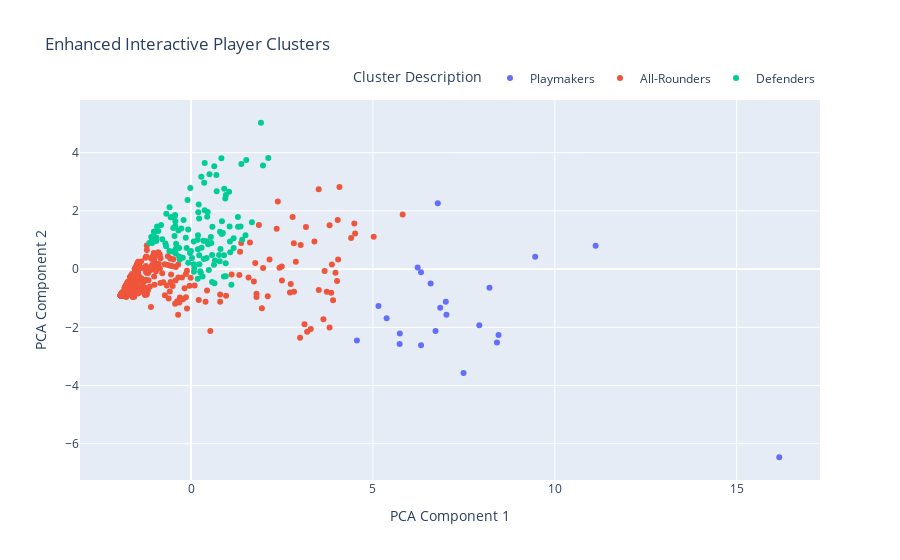

Notebook cell for this chart:
### Code cell
import pandas as pd
from sklearn.cluster import KMeans
from sklearn.preprocessing import StandardScaler
from sklearn.decomposition import PCA
import plotly.express as px

scaler = StandardScaler()
X_scaled = scaler.fit_transform(X)

kmeans = KMeans(n_clusters=4, random_state=42)
df['Cluster'] = kmeans.fit_predict(X_scaled)

cluster_means = df.groupby('Cluster')[features].mean()
print("Cluster Means:\n", cluster_means)

def assign_cluster_labels(cluster_means):
    labels = {}
    sorted_clusters = cluster_means[['goals', 'xA', 'xGBuildup']].idxmax()
    labels[sorted_clusters['goals']] = 'High Scorers'
    labels[sorted_clusters['xA']] = 'Playmakers'
    labels[sorted_clusters['xGBuildup']] = 'Defenders'
    for cluster in cluster_means.index:
        if cluster not in labels:
            labels[cluster] = 'All-Rounders'
    return labels

cluster_labels = assign_cluster_labels(cluster_means)

df['Cluster Label'] = df['Cluster'].map(cluster_labels)

pca = PCA(n_components=2)
X_pca = pca.fit_transform(X_scaled)
df['PCA1'] = X_pca[:, 0]
df['PCA2'] = X_pca[:, 1]

fig = px.scatter(
    df, x='PCA1', y='PCA2', color='Cluster Label', 
    title="Enhanced Interactive Player Clusters",
    hover_data=['player_name', 'team_title', 'goals', 'assists', 'xG', 'xA', 'shots', 'Cluster Label']
)

fig.update_layout(
    legend_title="Cluster Description",
    legend=dict(
        orientation="h",
        yanchor="bottom",
        y=1.02,
        xanchor="right",
        x=1
    ),
    xaxis_title="PCA Component 1",
    yaxis_title="PCA Component 2",
)

fig.show()

### Figure 1 — Plotly figure (JSON) as saved in the notebook; plotly's stock layout.template omitted (floating-point values rounded to 4 significant figures; data arrays with more than 128 entries replaced by an {"elided": "..."} marker saying what was removed)
{"data": [{"customdata": {"elided": "22x8 mixed values"}, "hovertemplate": "Cluster Label=%{customdata[7]}<br>PCA1=%{x}<br>PCA2=%{y}<br>player_name=%{customdata[0]}<br>team_title=%{customdata[1]}<br>goals=%{customdata[2]}<br>assists=%{customdata[3]}<br>xG=%{customdata[4]}<br>xA=%{customdata[5]}<br>shots=%{customdata[6]}<extra></extra>", "legendgroup": "Playmakers", "marker": {"color": "#636efa", "symbol": "circle"}, "mode": "markers", "name": "Playmakers", "orientation": "v", "showlegend": true, "type": "scatter", "x": [16.17, 11.12, 7.491, 7.003, 9.461, 7.925, 6.324, 5.734, 8.411, 6.323, 8.453, 6.23, 6.721, 6.586, 7.021, 5.74, 6.85, 5.377, 8.204, 4.56, 6.783, 5.153], "xaxis": "x", "y": [-6.463, 0.8066, -3.566, -1.117, 0.4216, -1.932, -2.613, -2.571, -2.52, -0.1053, -2.265, 0.05691, -2.126, -0.4906, -1.566, -2.211, -1.331, -1.687, -0.6391, -2.453, 2.259, -1.266], "yaxis": "y"}, {"customdata": {"elided": "312x8 mixed values"}, "hovertemplate": "Cluster Label=%{customdata[7]}<br>PCA1=%{x}<br>PCA2=%{y}<br>player_name=%{customdata[0]}<br>team_title=%{customdata[1]}<br>goals=%{customdata[2]}<br>assists=%{customdata[3]}<br>xG=%{customdata[4]}<br>xA=%{customdata[5]}<br>shots=%{customdata[6]}<extra></extra>", "legendgroup": "All-Rounders", "marker": {"color": "#EF553B", "symbol": "circle"}, "mode": "markers", "name": "All-Rounders", "orientation": "v", "showlegend": true, "type": "scatter", "x": {"elided": "312 float values"}, "xaxis": "x", "y": {"elided": "312 float values"}, "yaxis": "y"}, {"customdata": {"elided": "120x8 mixed values"}, "hovertemplate": "Cluster Label=%{customdata[7]}<br>PCA1=%{x}<br>PCA2=%{y}<br>player_name=%{customdata[0]}<br>team_title=%{customdata[1]}<br>goals=%{customdata[2]}<br>assists=%{customdata[3]}<br>xG=%{customdata[4]}<br>xA=%{customdata[5]}<br>shots=%{customdata[6]}<extra></extra>", "legendgroup": "Defenders", "marker": {"color": "#00cc96", "symbol": "circle"}, "mode": "markers", "name": "Defenders", "orientation": "v", "showlegend": true, "type": "scatter", "x": [1.11, 0.9075, 1.405, 0.08806, 1.361, 0.184, -0.1207, 1.046, 0.7705, 1.289, 1.497, 0.958, 0.4709, 1.978, 1.069, 0.9527, 0.6449, 1.674, 0.903, 1.292, 0.1917, 0.2516, 0.7876, 0.9538, 0.3157, 0.8093, 0.4293, 1.518, 0.557, 1.173, 1.171, 0.4882, 0.2894, 0.5789, 0.3531, 1.076, 0.2256, 0.5781, -0.226, 0.6301, 0.0782, -0.9334, 0.8491, -0.4301, -0.09536, -0.1433, -0.4178, -0.4544, -1.093, -0.9001, -0.3255, 0.6964, 1.384, 0.9116, 0.07407, -0.5037, 0.1894, 0.9422, 0.5874, 0.6568, 1.922, 0.7969, -0.8239, -0.4879, -1.149, 1.06, -0.4212, 0.2674, -0.5588, -0.347, 0.23, 0.3758, -0.9549, -0.5901, -0.679, 0.1988, -0.311, -0.07768, -0.4425, -0.3273, -1.069, 0.2117, 0.1853, 0.8352, -0.5361, 0.3609, -1.015, 0.639, 0.4572, 0.705, 0.3428, -0.003367, -1.021, 0.8471, 0.07834, -1.024, 0.02727, -0.7901, 2.124, -0.2048, -0.01884, 0.5447, -0.7044, 0.2821, 0.4448, 0.5072, -0.4391, -0.07649, 0.2213, 0.3754, -0.6842, -1.086, -0.2673, -0.5959, -0.4099, -0.4331, -0.9581, 0.8747, -0.02896, 0.4261], "xaxis": "x", "y": [-0.5398, 0.4772, 1.009, 0.03554, 1.463, -0.3313, 0.7223, 2.655, 0.4812, 1.788, 1.161, 2.543, 0.8564, 3.556, 0.9493, 0.2055, -0.4883, 1.607, -0.2516, 1.453, 1.166, -0.06887, 0.2738, -0.2456, -0.2571, 0.6934, 0.3809, 3.75, 0.899, 0.7279, 1.059, -0.02949, 0.7377, -0.442, 0.3449, 0.5815, 0.4805, 0.4837, 0.3941, 0.1506, 0.1664, 1.464, 1.648, 1.641, 2.372, 1.073, 0.6989, 1.14, 1.105, 1.308, 0.4343, 3.235, 3.61, 2.759, 0.9467, 0.6052, 0.6818, 2.43, 1.455, 0.2948, 5.028, 1.288, 1.519, 1.411, 0.9002, 1.465, 0.5361, -0.121, 1.779, 1.328, 0.1685, 3.649, 1.088, 2.126, 1.9, 1.951, 0.3277, 1.363, 1.833, 0.7272, 0.8961, 2.217, 1.009, 3.809, 1.778, 2.97, 1.293, 3.534, 1.96, 2.676, 0.9744, 0.6236, 1.277, 1.208, -0.08925, 1.111, 0.381, 1.029, 3.818, 1.691, 2.785, 1.107, 0.8771, 3.171, 1.796, 3.259, 1.859, 0.2173, 1.743, 2.02, 0.7895, 0.9495, 1.394, 0.6248, 0.8739, 1.475, 0.9659, 1.242, 0.5568, 0.9593], "yaxis": "y"}], "layout": {"legend": {"orientation": "h", "title": {"text": "Cluster Description"}, "tracegroupgap": 0, "x": 1, "xanchor": "right", "y": 1.02, "yanchor": "bottom"}, "title": {"text": "Enhanced Interactive Player Clusters"}, "xaxis": {"anchor": "y", "domain": [0, 1], "title": {"text": "PCA Component 1"}}, "yaxis": {"anchor": "x", "domain": [0, 1], "title": {"text": "PCA Component 2"}}}}
